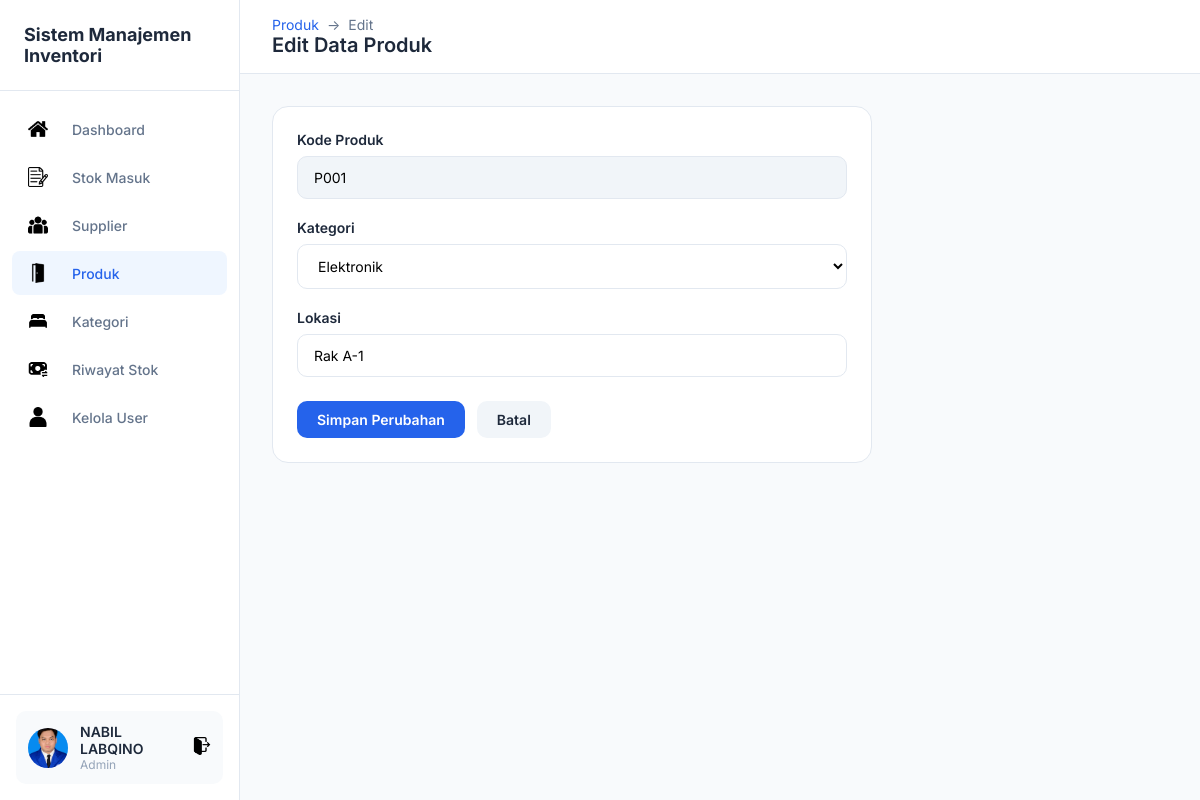
The app's page /produk/KoreksiProduk.php?id=P001 (signed in) with its own data.
### tables this page shows
CREATE TABLE `produk` (
  `kode_produk` varchar(10) NOT NULL,
  `id_kategori` int(11) NOT NULL,
  `lokasi` varchar(20) NOT NULL
);

CREATE TABLE `kategori` (
  `id_kategori` int(11) NOT NULL,
  `nama_kategori` varchar(50) NOT NULL,
  `harga_satuan` decimal(15,2) NOT NULL,
  `stok_minimum` int(11) NOT NULL,
  `foto` varchar(255) DEFAULT NULL
);

### produk/KoreksiProduk.php (the view, shortened to what this page needs)
<?php
include "../koneksi.php";
$kode = $_GET['id'] ?? '';
$row = mysqli_fetch_assoc(mysqli_query($koneksi, "SELECT * FROM produk WHERE kode_produk = '$kode'"));
$kategori = mysqli_query($koneksi, "SELECT * FROM kategori ORDER BY nama_kategori");
?>
<!DOCTYPE html>
<html lang="id">
<head>
    <link rel="stylesheet" href="../css/dashboard.css">
</head>
<body>
    <div class="dashboard">
        <?php include '../includes/sidebar.php'; ?>
        <main class="main">
            <header class="header">
                <div>
                    <div class="breadcrumb">
                        <a href="TampilProduk.php">Produk</a>
                        <span>→</span>
                        <span>Edit</span>
                    </div>
                    <h1 class="page-title">Edit Data Produk</h1>
                </div>
            </header>
            <div class="content">
                <div class="card" style="max-width: 600px;">
                    <form action="SimpanKoreksiProduk.php" method="POST">
                        <div class="form-group">
                            <label class="form-label">Kode Produk</label>
                            <input type="text" name="kode_produk" class="form-control" readonly
                                value="<?= htmlspecialchars($row['kode_produk']) ?>"
                                style="background: #f1f5f9; cursor: not-allowed;">
                        </div>
                        <div class="form-group">
                            <label class="form-label">Kategori</label>
                            <select name="id_kategori" class="form-control" required>
                                <?php while ($k = mysqli_fetch_assoc($kategori)): ?>
                                    <option value="<?= $k['id_kategori'] ?>" <?= $k['id_kategori'] == $row['id_kategori'] ? 'selected' : '' ?>><?= htmlspecialchars($k['nama_kategori']) ?></option>
                                <?php endwhile; ?>
                            </select>
                        </div>
                        <div class="form-group">
                            <label class="form-label">Lokasi</label>
                            <input type="text" name="lokasi" class="form-control" required maxlength="20"
                                value="<?= htmlspecialchars($row['lokasi']) ?>">
                        </div>
                        <div style="display: flex; gap: 12px; margin-top: 24px;">
                            <button type="submit" class="btn btn-primary">Simpan Perubahan</button>
                            <a href="TampilProduk.php" class="btn btn-secondary">Batal</a>
                        </div>
                    </form>
                </div>
            </div>
        </main>
    </div>
</body>
</html>

### css/dashboard.css (style rules this page uses)
:root { --primary: #2563eb; --primary-dark: #1d4ed8; --bg-main: #f8fafc; --bg-card: #ffffff; --text-dark: #1e293b; --text-gray: #64748b; --text-light: #94a3b8; --border: #e2e8f0; --success: #22c55e; --danger: #ef4444; --warning: #f59e0b; --sidebar-width: 240px; }
* { margin: 0; padding: 0; box-sizing: border-box; }
body { font-family: 'Inter', -apple-system, sans-serif; background: var(--bg-main); color: var(--text-dark); }
.dashboard { display: flex; min-height: 100vh; }
.main { flex: 1; margin-left: var(--sidebar-width); }
.header { background: var(--bg-card); padding: 16px 32px; display: flex; justify-content: space-between; align-items: center; border-bottom: 1px solid var(--border); position: sticky; top: 0; z-index: 100; }
.page-title { font-size: 20px; font-weight: 600; color: var(--text-dark); }
.content { padding: 32px; }
.card { background: var(--bg-card); border-radius: 16px; border: 1px solid var(--border); padding: 24px; margin-bottom: 24px; }
.btn { display: inline-flex; align-items: center; gap: 8px; padding: 10px 20px; border-radius: 10px; font-size: 14px; font-weight: 600; text-decoration: none; border: none; cursor: pointer; transition: all 0.2s; font-family: inherit; }
.btn-primary { background: var(--primary); color: #fff; }
.btn-secondary { background: #f1f5f9; color: var(--text-dark); }
.form-group { margin-bottom: 20px; }
.form-label { display: block; font-size: 14px; font-weight: 600; color: var(--text-dark); margin-bottom: 8px; }
.form-control { width: 100%; padding: 12px 16px; border: 1px solid var(--border); border-radius: 10px; font-size: 14px; font-family: inherit; background: var(--bg-card); transition: border-color 0.2s, box-shadow 0.2s; }
select.form-control { cursor: pointer; }
.breadcrumb { display: flex; align-items: center; gap: 8px; font-size: 14px; color: var(--text-gray); }
.breadcrumb a { color: var(--primary); text-decoration: none; }

### records on screen
produk: kode_produk "P001", id_kategori "Elektronik", lokasi "Rak A-1"

### other values on screen
$_SESSION['nama'] "NABIL LABQINO"
